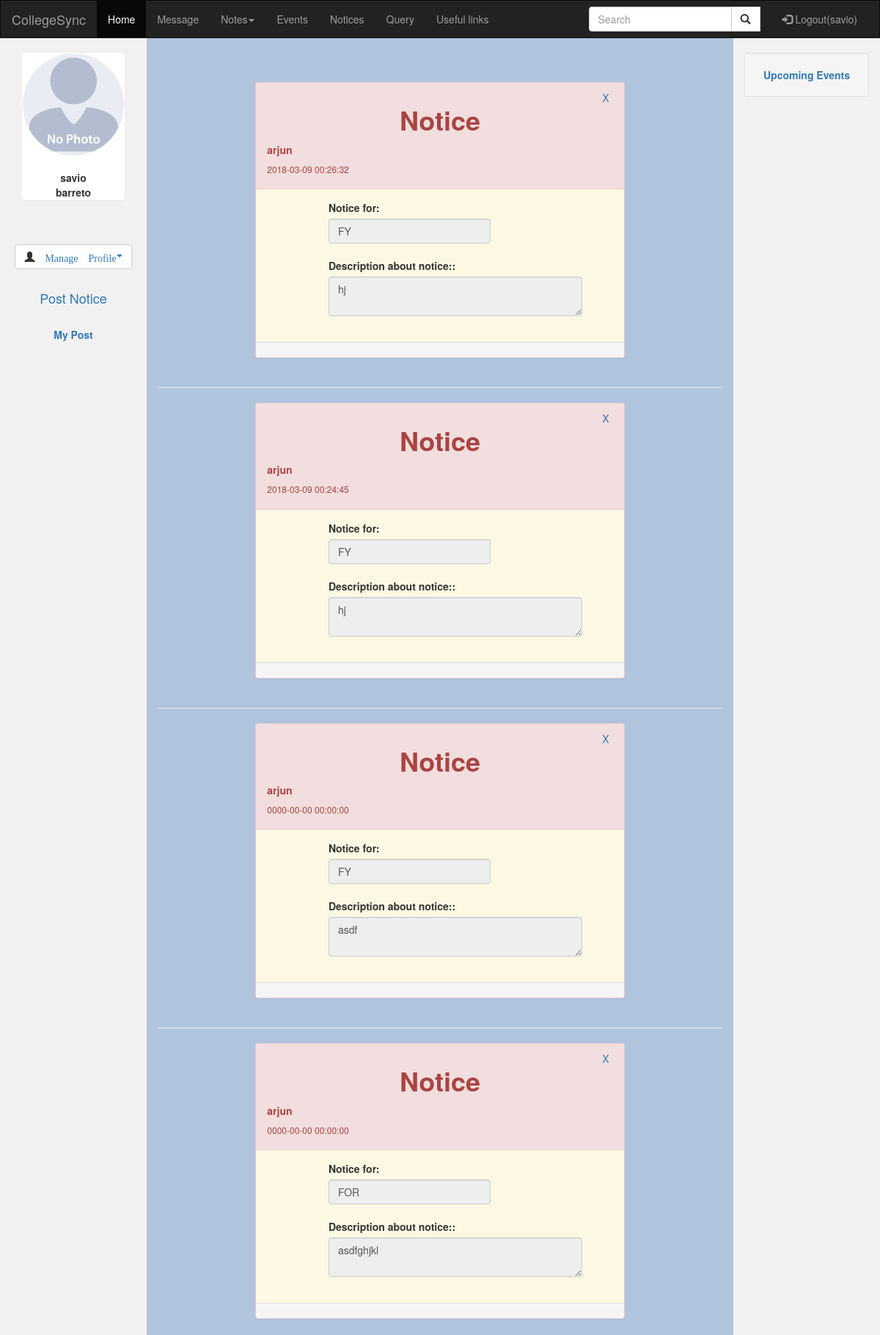
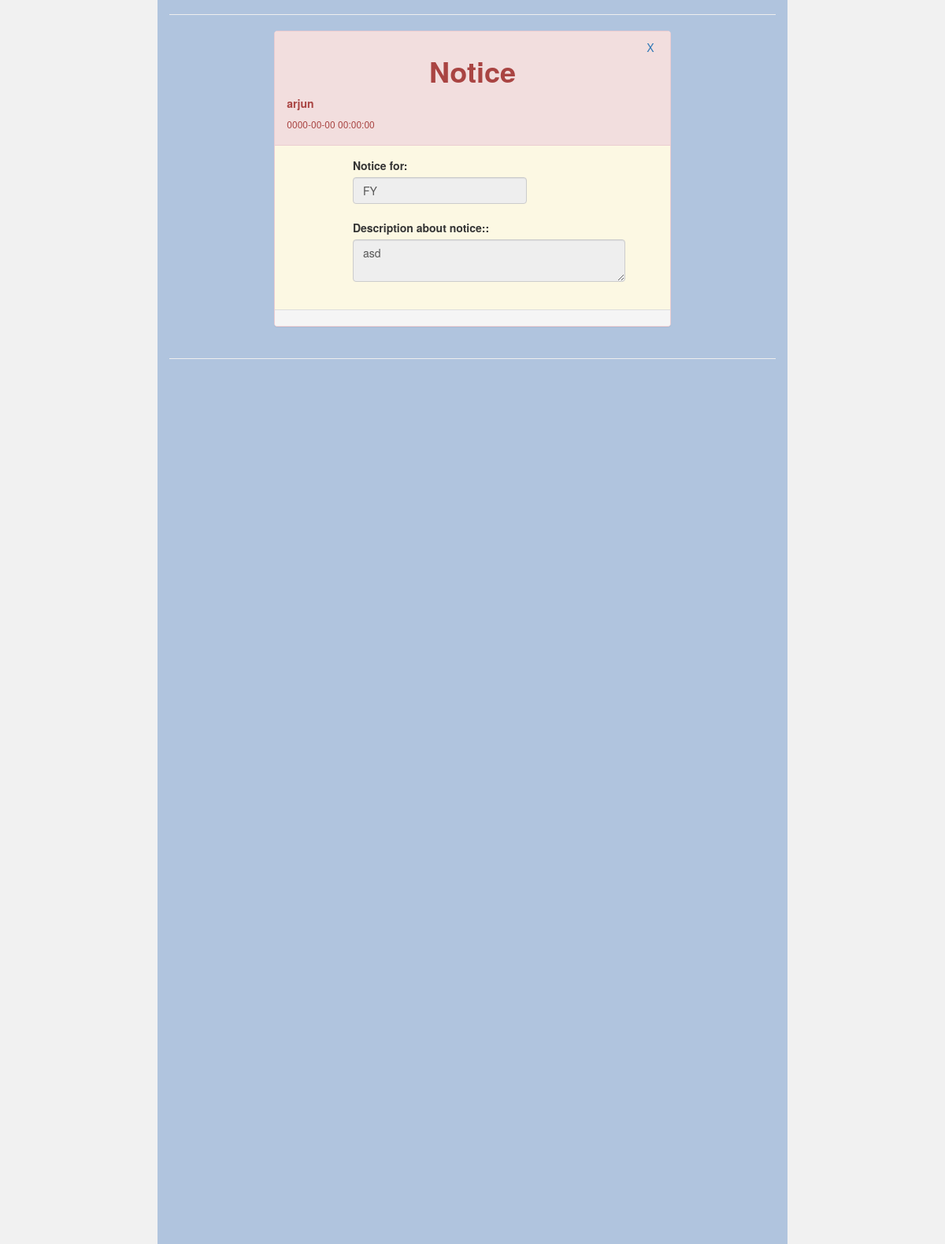
Page /ADMIN/notice.php (signed in, upper part) on the committed database (2 pictures, top to bottom).
### tables this page shows
CREATE TABLE IF NOT EXISTS `col_registration` (
  `REG_ID` int(11) NOT NULL AUTO_INCREMENT,
  `REG_FIRSTNAME` varchar(20) NOT NULL,
  `REG_LASTNAME` varchar(20) NOT NULL,
  `REG_EMAIL` varchar(63) NOT NULL,
  `REG_CLASS` varchar(11) NOT NULL,
  `REG_UNIVERSITY` varchar(20) NOT NULL,
  `REG_ADDRESS` varchar(50) NOT NULL,
  `REG_MOBILENO` bigint(10) NOT NULL,
  `REG_GENDER` varchar(10) NOT NULL,
  `REG_USERNAME` varchar(20) NOT NULL,
  `REG_PWD` varchar(35) NOT NULL,
  `REG_DOB` varchar(10) NOT NULL,
  `dp` varchar(100) NOT NULL,
  `status` varchar(111) DEFAULT NULL,
  PRIMARY KEY (`REG_ID`),
  UNIQUE KEY `REG_USERNAME` (`REG_USERNAME`)
);

CREATE TABLE IF NOT EXISTS `notice` (
  `notice_id` int(11) NOT NULL AUTO_INCREMENT,
  `sender` varchar(111) NOT NULL,
  `clas` varchar(111) NOT NULL,
  `notice` varchar(111) NOT NULL,
  `status` int(111) NOT NULL,
  `datetime` datetime NOT NULL,
  PRIMARY KEY (`notice_id`)
);

### ADMIN/notice.php (the view, shortened to what this page needs)
<!DOCTYPE html>
<html lang="en">
<head>
  <link rel="stylesheet" href="https://maxcdn.bootstrapcdn.com/bootstrap/3.3.7/css/bootstrap.min.css">
</head>
<body style="background:  #B0C4DE;">
<?php
include("nav.php");
?>
<?php
          $user=$_SESSION['user'];
            $query="SELECT * from col_registration where REG_FIRSTNAME='$user' ";
           $res=mysql_query($query);
           $row=mysql_fetch_row($res);
           ?>
<div class="container-fluid text-center">
  <div class="row content">
    <div class="col-sm-2 sidenav">
    <div class="container-fluid">
        <div class="panel">
          <div class="row">
            <div class="col-sm-12 col-xs-6 col-sm-offset-0 col-xs-offset-3">
              <?php
              if (strpos($row[7], '.jpg') !== false) {
                echo"<img src='$row[7]' class='img img-responsive img-circle'>";
              }
              else
              {
                echo"<img src='../USER/userdp/no_image.png'    class='img img-responsive img-circle'>";
              }?>     <br>
            </div>
          </div>
          <div class="row">
            <div class="col-sm-6 col-sm-offset-3">
            <strong><?php echo$row[1].' '.$row[2] ?></strong>
          </div>
          </div>
        </div>
      </div>
    <br>
    <br>
         <button type="button" class="btn btn-default btn-md"><li class="dropdown glyphicon glyphicon-user">
          <a class="dropdown-toggle" data-toggle="dropdown" href="view.html">Manage Profile<span class="caret"></span></a>
        </li>
        </button>
        <br>
        <br>
   <a><h4 id="wall" >Post Notice</h4></a>
    <br>
        <a href="mypost1.php"><strong>My Post</strong></a>
    </div>
    <div class="col-sm-8 text-left">
<br>
<br>
<br>
        <?php
           $query="SELECT * from notice order by notice_id desc limit 5";
           $res=mysql_query($query);
           while ($row=mysql_fetch_row($res))
           {
            echo"
      <div class='row'>
    <div class='col-sm-offset-2 col-sm-8'>
  <div class='panel panel-danger'>
      <div class='panel-heading'>
    <div class='row'>
      <div class='col-sm-4 col-sm-offset-4'>
      <center><h1><strong> Notice</strong></h1></center>
      </div>";
      echo"<div id='del'>";
            echo"<a href='deletenotice.php?id=$row[0]'>X</a>";
            echo"</div>";
echo"
      </div>
      <b>$row[1]</b>
      <h6>$row[5]</h6>
      </div>
      <div class='panel-body bg-warning'>
      <div class='row'>
      <div class='col-sm-6 col-sm-offset-2'>
        <label class='pull-center'><strong>Notice for:</strong></label>
        <input type='text' value='$row[2]' class='form-control' disabled>
        </div>
        </div>
       <div class='row'>
      <div class='col-sm-9 col-sm-offset-2'>
              <label><br/><strong>Description about notice::</strong></label><br/>
              <center><textarea class='form-control' rows='auto' disabled>$row[3]</textarea ><br/>
              </center>
        </div>
      </div>
      </div>
      <div class='panel-footer bg-danger'>
              </div>
      </div></div>
      </div>
      <hr/>";
    }
    ?>
    </div>
<?php
include("rightside.php");
?>
</body>
</html>

### ADMIN/nav.php (shortened to what this page needs)
<?php
	$id=$_SESSION['id'];
           $query="SELECT * from admin where admin_id='$id' ";
    $res=mysql_query($query);
    $row=mysql_fetch_row($res);
?>
<!DOCTYPE html>
<html>
<head>
</head>
<body>
	<nav class="navbar navbar-inverse">
  <div class="container-fluid">
    <div class="navbar-header">
      <a class="navbar-brand" href="home.php">CollegeSync</a>
    </div>
    <div class="collapse navbar-collapse" id="myNavbar">
      <ul class="nav navbar-nav">
        <li class="active"><a href="home.php" class="">Home</a></li>
        <li><a href="message.php" id="msg" name="msg"><span class="label label-pill label-danger count1" style="border-radius:10px;"></span>Message</a></li>
        <li class="dropdown">
          <a class="dropdown-toggle" data-toggle="dropdown" href="#"><span class=''></span> Notes<span class="caret"></span></a>
        </li>
         <li><a href="adminevent.php">Events</a></li>
        <li><a href="adminnotice.php">Notices</a></li>
        <li><a href="query.php">Query</a></li>
        <li><a href="usefullink.php">Useful links</a></li>
      </ul>
       <ul class="nav navbar-nav navbar-right">
          <li><a href="logout.php"><span class="glyphicon glyphicon-log-in"></span> Logout(<?php echo $row[1];?>)</a></li>
        </ul>
        <form class="navbar-form navbar-right" method="GET" name="cs_search" action="search.php">
        <div class="input-group">
          <input type="text" class="form-control" placeholder="Search" id="Search1" name="Search1" onkeyup="searching();">
          <div class="input-group-btn">
            <button class="btn btn-default" type="submit" onclick="fn();">
              <span class="glyphicon glyphicon-search"></span>
            </button>
            </div>
          </div>
        </form>
          </div>
  </div>
</nav>
</body>
</html>

### ADMIN/notice.php (style rules this page uses)
.navbar { margin-bottom: 0; border-radius: 0; }
.row.content { height: 450px }
.sidenav { padding-top: 20px; background-color: #f1f1f1; height: 1280%; }
#del { float:right; margin-right: 20px; }

### ADMIN/nav.php (style rules this page uses)
.dropdown { position: relative; display: inline-block; }

### rows in the picture
col_registration: REG_FIRSTNAME "savio", REG_LASTNAME "barreto"
notice: sender "arjun", datetime "2018-03-09 00:26:32", clas "FY", notice "hj"
notice: sender "arjun", datetime "2018-03-09 00:24:45", clas "FY", notice "hj"
notice: sender "arjun", datetime "0000-00-00 00:00:00", clas "FY", notice "asdf"
notice: sender "arjun", datetime "0000-00-00 00:00:00", clas "FOR", notice "asdfghjkl"
notice: sender "arjun", datetime "0000-00-00 00:00:00", clas "FY", notice "asd"

### other values in the picture
$row[1] "savio"
